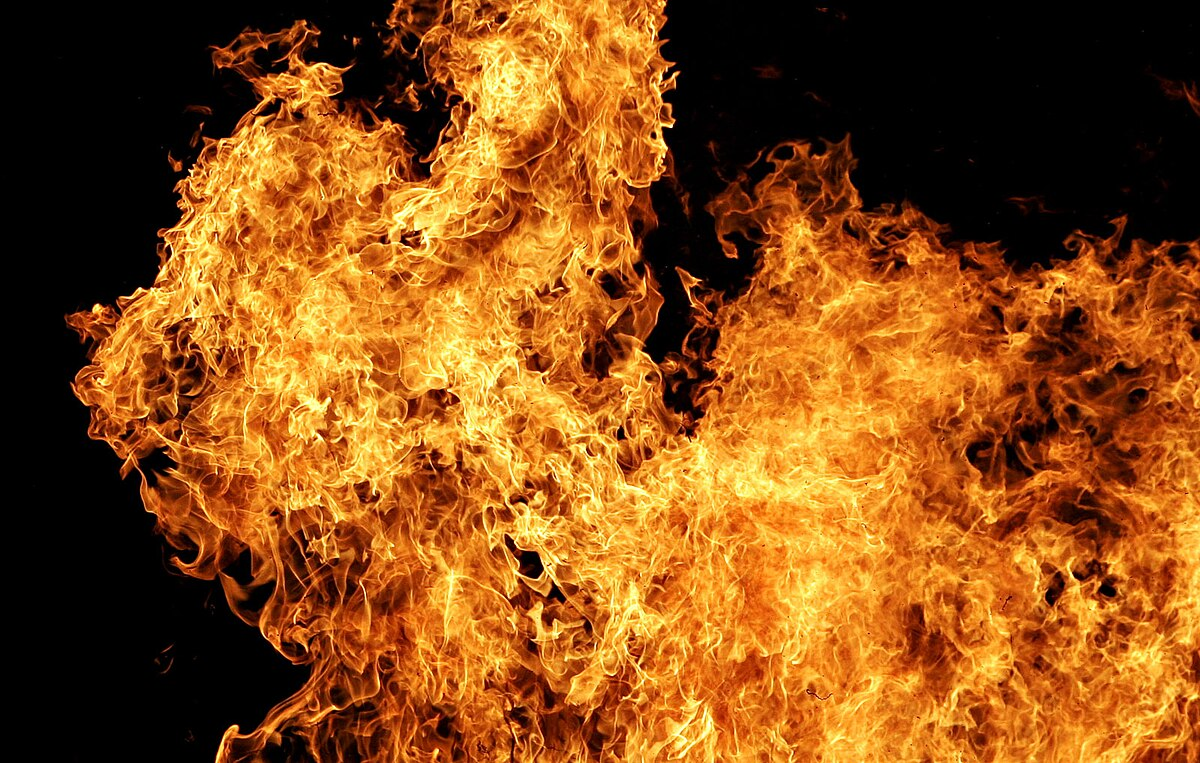
#> input picture new_model/project/tests/4.jpg, 1200 x 763 px
$ python roboflow_inference.py
#> lines starting #> are read from the running program, lines starting #| are printed output that depends on the picture
import requests
import json
from PIL import Image
import os

# 你可以用 dotenv 管理 API_KEY
API_KEY = "你的_YOLO_API_KEY"
MODEL_URL = f"https://detect.roboflow.com/wound-ebsdw/10?api_key={API_KEY}"

# 傷口類型對應表
wound_map = {
    'Abrasions': '擦傷',
    'Bruise': '瘀青',
    'Burn': '燒傷',
    'Cut': '割傷',
    '無異常': '無異常'
}


def analyze_wound(image_path: str) -> str:
#> called with image_path = 'tests/4.jpg'
    try:
        # 讀取並調整圖片尺寸
        image = Image.open(image_path).convert("RGB")
#> image is the input picture: PIL image 1200x763 RGB; mean R, G, B 137.9, 78, 22.8
        image = image.resize((640, 640))
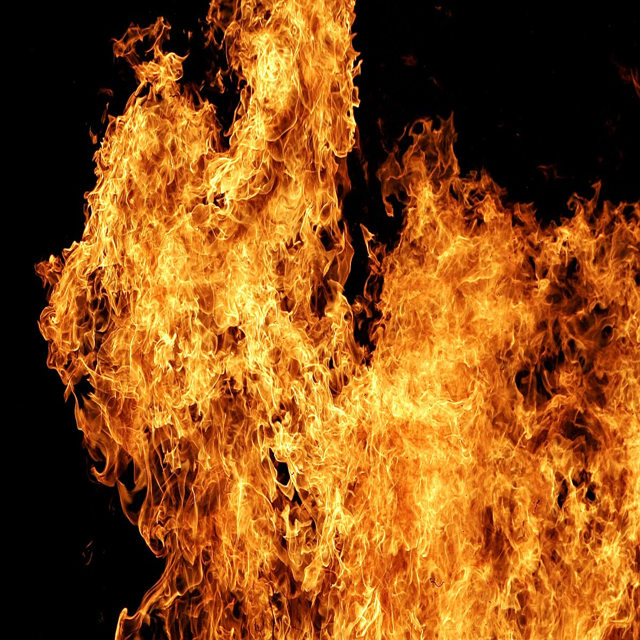
#> image: PIL image 640x640 RGB; mean R, G, B 137.9, 78, 22.9
        temp_path = "resized_image.jpg"
        image.save(temp_path)

        # 發送 multipart 請求
        with open(temp_path, "rb") as img_file:
            files = {
                "file": img_file
            }
            data = {
                "confidence": "50",
                "overlap": "50"
            }
#> (the run stopped early here; a loop or call above may not have finished)

$ run again, with new_model/project/tests/1.jpg copied over new_model/project/tests/4.jpg
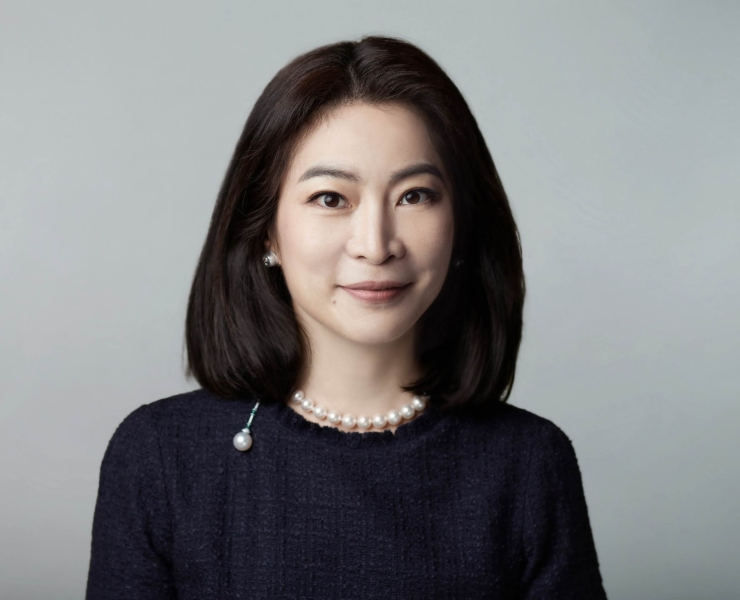
#> input picture new_model/project/tests/1.jpg, 740 x 600 px
#> in analyze_wound, image is the input picture: PIL image 740x600 RGB; mean R, G, B 124.4, 124.6, 125.9
#> in analyze_wound, `image = image.resize((640, 640))`:
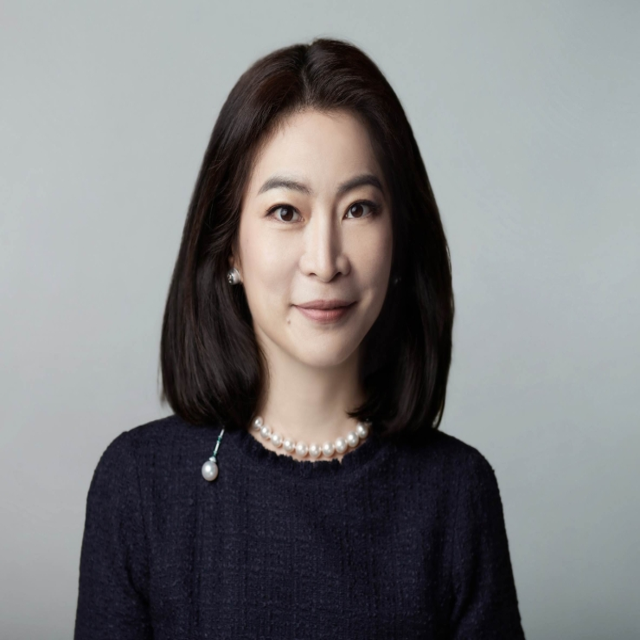
#> image: PIL image 640x640 RGB; mean R, G, B 124.4, 124.6, 125.9

$ run again, with new_model/project/tests/3.jpg copied over new_model/project/tests/4.jpg
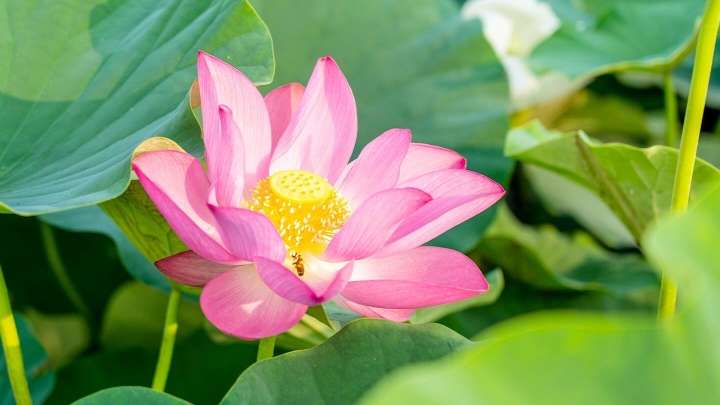
#> input picture new_model/project/tests/3.jpg, 1440 x 810 px (shown at 1/2 size)
#> in analyze_wound, image is the input picture: PIL image 1440x810 RGB; mean R, G, B 126.5, 148.3, 95.7
#> in analyze_wound, `image = image.resize((640, 640))`:
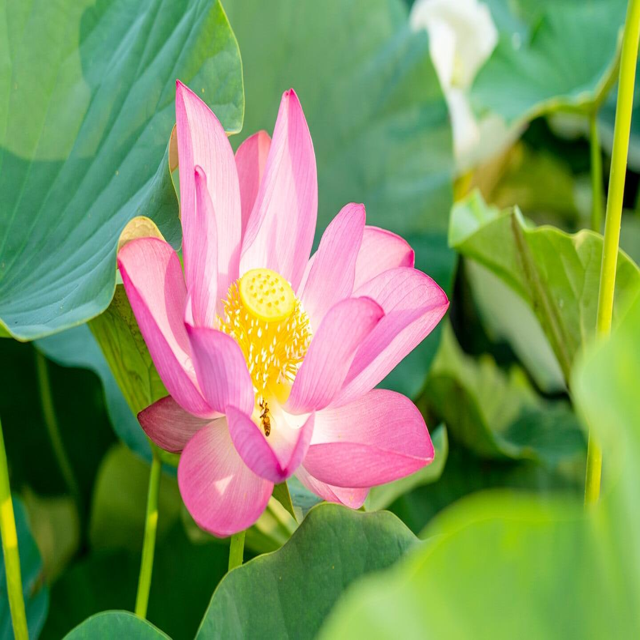
#> image: PIL image 640x640 RGB; mean R, G, B 126.5, 148.3, 95.7
